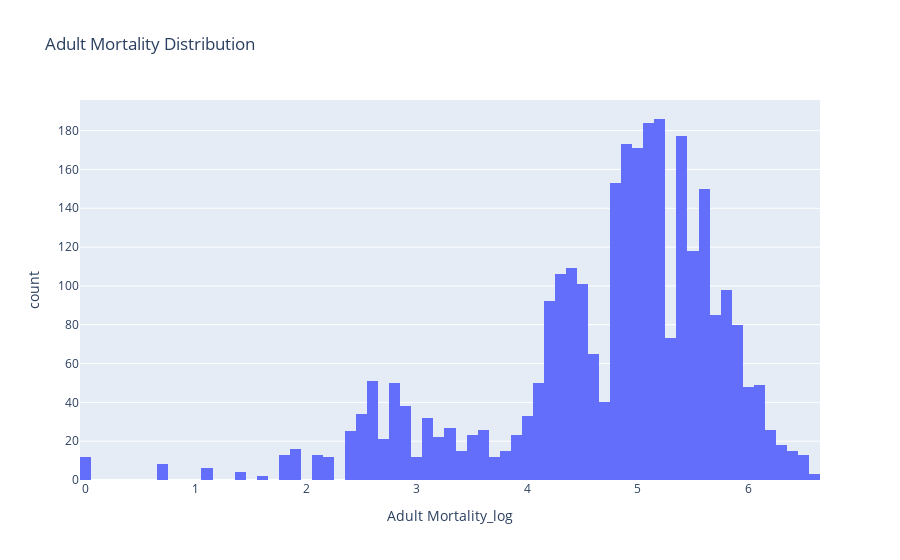
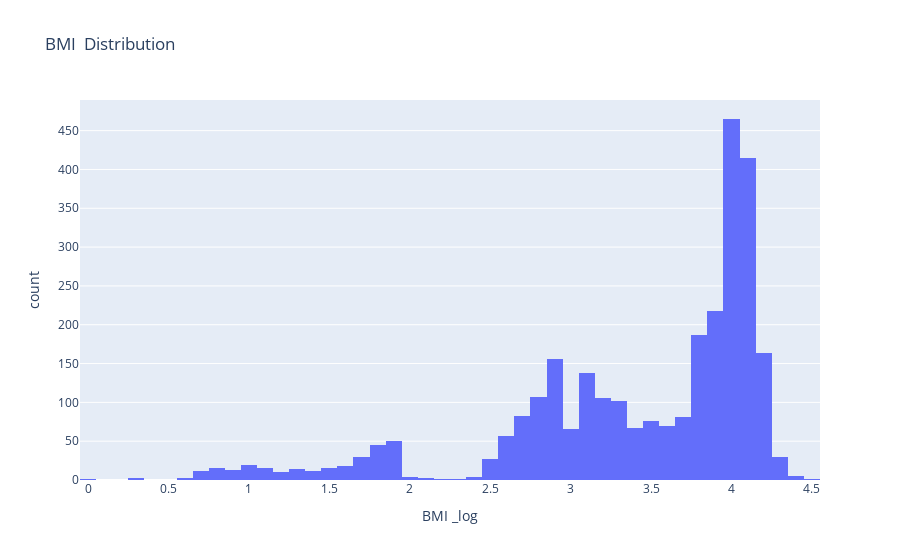
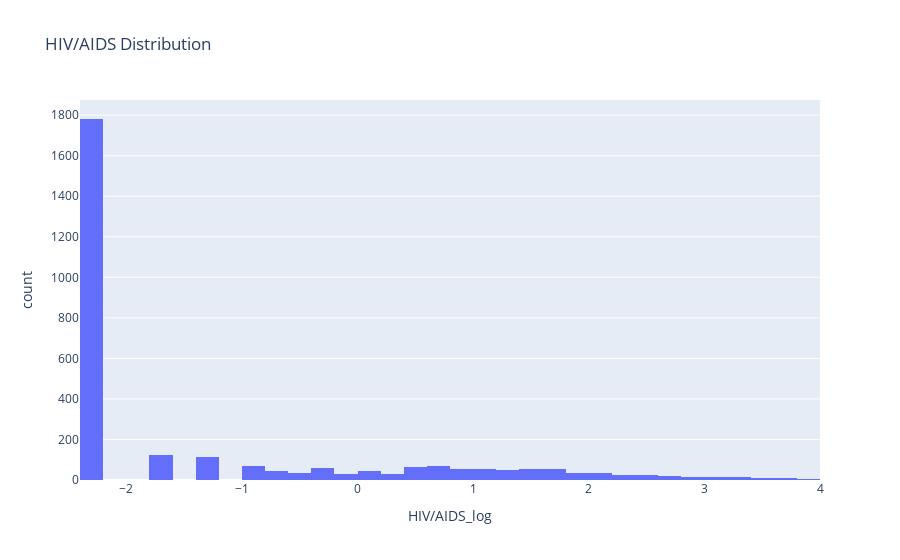
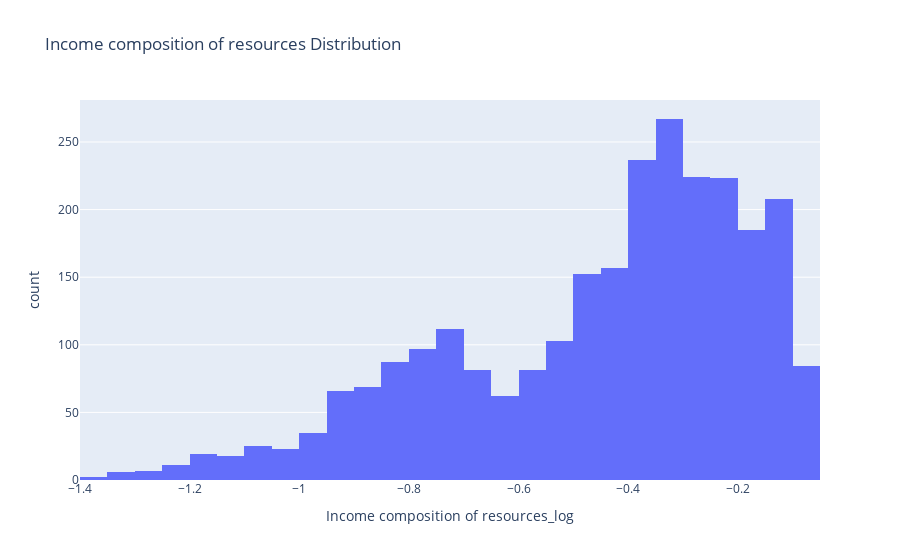

Notebook code cell kept with these figures, in order:
### Code cell
for column in columns:
    fig = px.histogram(df[f'{column}_log'], x=f'{column}_log', title=f'{column} Distribution')
    fig.show()

### Figure 1 — Plotly figure (JSON) as saved in the notebook; plotly's stock layout.template omitted (floating-point values rounded to 4 significant figures; data arrays with more than 128 entries replaced by an {"elided": "..."} marker saying what was removed)
{"data": [{"alignmentgroup": "True", "bingroup": "x", "hovertemplate": "Adult Mortality_log=%{x}<br>count=%{y}<extra></extra>", "legendgroup": "", "marker": {"color": "#636efa", "pattern": {"shape": ""}}, "name": "", "offsetgroup": "", "orientation": "v", "showlegend": false, "type": "histogram", "x": {"elided": "2938 float values"}, "xaxis": "x", "yaxis": "y"}], "layout": {"barmode": "relative", "legend": {"tracegroupgap": 0}, "title": {"text": "Adult Mortality Distribution"}, "xaxis": {"anchor": "y", "domain": [0, 1], "title": {"text": "Adult Mortality_log"}}, "yaxis": {"anchor": "x", "domain": [0, 1], "title": {"text": "count"}}}}

### Figure 2 — Plotly figure (JSON) as saved in the notebook; plotly's stock layout.template omitted (floating-point values rounded to 4 significant figures; data arrays with more than 128 entries replaced by an {"elided": "..."} marker saying what was removed)
{"data": [{"alignmentgroup": "True", "bingroup": "x", "hovertemplate": " BMI _log=%{x}<br>count=%{y}<extra></extra>", "legendgroup": "", "marker": {"color": "#636efa", "pattern": {"shape": ""}}, "name": "", "offsetgroup": "", "orientation": "v", "showlegend": false, "type": "histogram", "x": {"elided": "2938 float values"}, "xaxis": "x", "yaxis": "y"}], "layout": {"barmode": "relative", "legend": {"tracegroupgap": 0}, "title": {"text": " BMI  Distribution"}, "xaxis": {"anchor": "y", "domain": [0, 1], "title": {"text": " BMI _log"}}, "yaxis": {"anchor": "x", "domain": [0, 1], "title": {"text": "count"}}}}

### Figure 3 — Plotly figure (JSON) as saved in the notebook; plotly's stock layout.template omitted (floating-point values rounded to 4 significant figures; data arrays with more than 128 entries replaced by an {"elided": "..."} marker saying what was removed)
{"data": [{"alignmentgroup": "True", "bingroup": "x", "hovertemplate": " HIV/AIDS_log=%{x}<br>count=%{y}<extra></extra>", "legendgroup": "", "marker": {"color": "#636efa", "pattern": {"shape": ""}}, "name": "", "offsetgroup": "", "orientation": "v", "showlegend": false, "type": "histogram", "x": {"elided": "2938 float values"}, "xaxis": "x", "yaxis": "y"}], "layout": {"barmode": "relative", "legend": {"tracegroupgap": 0}, "title": {"text": " HIV/AIDS Distribution"}, "xaxis": {"anchor": "y", "domain": [0, 1], "title": {"text": " HIV/AIDS_log"}}, "yaxis": {"anchor": "x", "domain": [0, 1], "title": {"text": "count"}}}}

### Figure 4 — Plotly figure (JSON) as saved in the notebook; plotly's stock layout.template omitted (floating-point values rounded to 4 significant figures; data arrays with more than 128 entries replaced by an {"elided": "..."} marker saying what was removed)
{"data": [{"alignmentgroup": "True", "bingroup": "x", "hovertemplate": "Income composition of resources_log=%{x}<br>count=%{y}<extra></extra>", "legendgroup": "", "marker": {"color": "#636efa", "pattern": {"shape": ""}}, "name": "", "offsetgroup": "", "orientation": "v", "showlegend": false, "type": "histogram", "x": {"elided": "2938 float values"}, "xaxis": "x", "yaxis": "y"}], "layout": {"barmode": "relative", "legend": {"tracegroupgap": 0}, "title": {"text": "Income composition of resources Distribution"}, "xaxis": {"anchor": "y", "domain": [0, 1], "title": {"text": "Income composition of resources_log"}}, "yaxis": {"anchor": "x", "domain": [0, 1], "title": {"text": "count"}}}}
